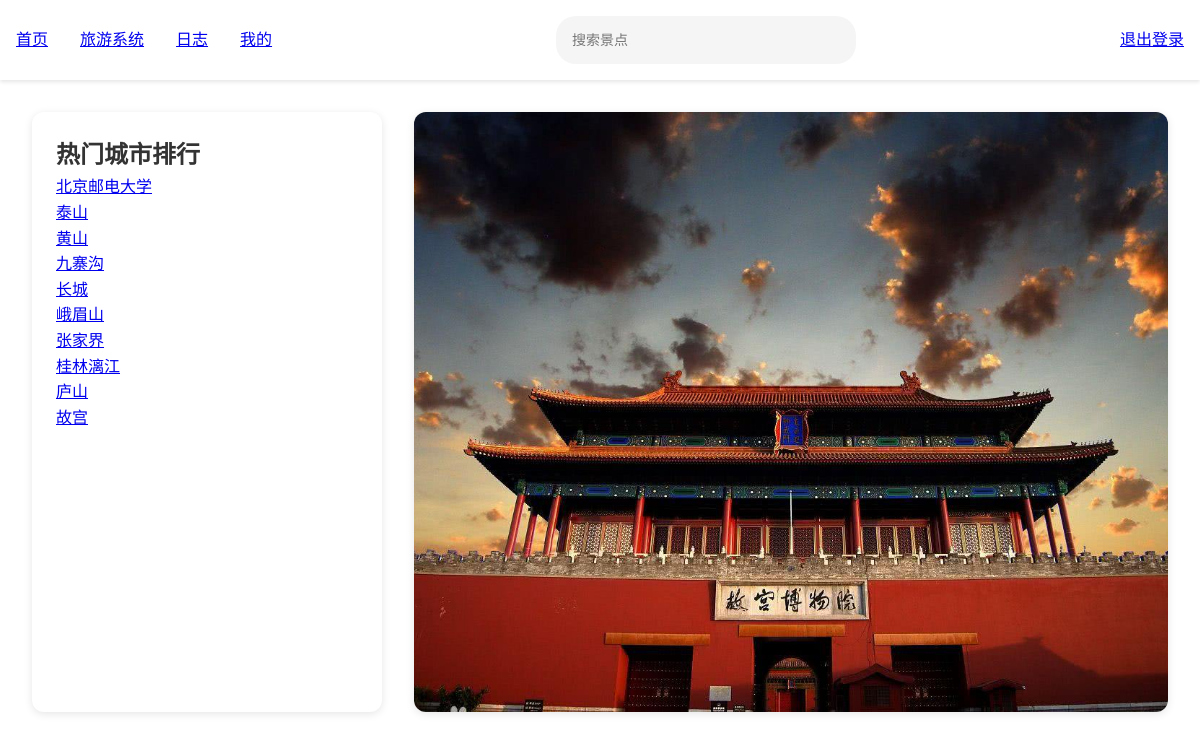
/TourismSystem/ (signed in), run on the app's committed database.
### TourismSystem/models.py (models this page shows, shortened)
class spots_1(models.Model):
    name = models.CharField(max_length=100)          # 名称
    category = models.CharField(max_length=50)       # 分类
    epithet = models.CharField(max_length=200)       # 称号/绰号
    popularity = models.IntegerField(default=0)      # 人气值（默认0）
    rating = models.FloatField(default=0.0)         # 评分（默认0.0）

### TourismSystem/views.py (the view, shortened to what this page needs)
# urls.py: path("", index.as_view(), name="index"),
class index(View):
    def get(self,request):
        if not request.user.is_authenticated:
            return HttpResponseRedirect(reverse("login"))
        spot_list = spots_1.objects.order_by("-popularity")[:10]
        context = {"spots_1_list": spot_list}
        return render(request, "TourismSystem/index.html", context)

### TourismSystem/templates/TourismSystem/index.html (shortened to what this page needs)
{% load static %}
<!DOCTYPE html>
<html lang="zh-CN">
<head>
    <link rel="stylesheet" href="{% static 'TourismSystem/style.css' %}">
    <link rel="stylesheet" href="{% static 'TourismSystem/main.css' %}">
    <link rel="stylesheet" href="{% static 'https://cdnjs.cloudflare.com/ajax/libs/font-awesome/5.15.4/css/all.min.css.css' %}">
</head>
<body>
    <nav class="top_nav">
        <div class="nav-container">
            <div class="nav-left">
                <a href="{% url 'index' %}">首页</a>
                <a href="{% url 'attractions' %}" class="logo">旅游系统</a>
                <a href="{% url 'log' %}">日志</a>
                <a href="{% url 'mine' %}">我的</a>
            </div>
            <div class="search_con fr">
                <div class="search-box">
                    <input type="text" class="input_text" id="top_search" placeholder="搜索景点" autocomplete="off">
                </div>
            </div>
            <div class="nav-right">
                <div class="user-profile" id="userProfile">
                    <div class="user-dropdown" id="userDropdown">
                        <a href="{% url 'logout' %}" id="logoutBtn" >退出登录</a>
                    </div>
                </div>
            </div>
        </div>
    </nav>
    <main class="main-container">
        <div class="content-wrapper">
            <div class="city-ranking">
                <h2>热门城市排行</h2>
                <div class="ranking-list-container">
                    {% if spots_1_list %}
                    <ul id="cityRankList" class="ranking-list">
                        {% for spots in spots_1_list %}
                            <li><a href="/TourismSystem/attractions/{{ spots.id }}">{{ spots.name }}</a></li>
                        {% endfor %}
                    </ul>
                    {% else %}
                        <p>No spots are available.</p>
                    {% endif %}
                </div>
            </div>
            <div class="activity-showcase">
                <div class="image-container">
                    <img src="{% static 'TourismSystem/images/image1.jpg' %}" alt="旅游风景展示" id="showcaseImage">
                </div>
            </div>
        </div>
    </main>
</body>
</html>

### TourismSystem/static/TourismSystem/style.css (style rules this page uses)
* { margin: 0; padding: 0; box-sizing: border-box; }
body { font-family: Arial, sans-serif; line-height: 1.6; }
.top_nav { background-color: #fff; box-shadow: 0 2px 4px rgba(0,0,0,0.1); position: fixed; width: 100%; top: 0; z-index: 1000; }
.nav-container { max-width: 1200px; margin: 0 auto; padding: 1rem; display: flex; justify-content: space-between; align-items: center; }
.nav-left, .nav-right { display: flex; align-items: center; gap: 2rem; }
.search-box { display: flex; background: #f5f5f5; border-radius: 20px; padding: 0.5rem; }
.search-box input { border: none; background: none; width: 100%; padding: 0.5rem; outline: none; }
.main-container { margin-top: 80px; padding: 2rem; }
.content-wrapper { max-width: 1200px; margin: 0 auto; display: flex; gap: 2rem; }
.city-ranking { flex: 1; background: #fff; border-radius: 12px; box-shadow: 0 2px 8px rgba(0,0,0,0.1); padding: 1.5rem; height: 600px; }
.ranking-list-container { height: calc(100% - 50px); overflow-y: auto; }
.activity-showcase { flex: 2.5; background: #fff; border-radius: 12px; box-shadow: 0 2px 8px rgba(0,0,0,0.1); height: 600px; overflow: hidden; }
.image-container { width: 100%; height: 100%; }
.image-container img { width: 100%; height: 100%; object-fit: cover; }
h2, h3, h4 { font-family: Arial, sans-serif; color: #333; }

### TourismSystem/static/TourismSystem/main.css (style rules this page uses)
.search_con { position: relative; width: 300px; margin-left: 20px; }
.search-box { position: relative; width: 100%; }
.input_text { width: 100%; padding: 8px 12px; border: 1px solid #ddd; border-radius: 4px; outline: none; font-size: 14px; }

### data on the page
spots_1: name "北京邮电大学"
spots_1: name "泰山"
spots_1: name "黄山"
spots_1: name "九寨沟"
spots_1: name "长城"
spots_1: name "峨眉山"
spots_1: name "张家界"
spots_1: name "桂林漓江"
spots_1: name "庐山"
spots_1: name "故宫"
